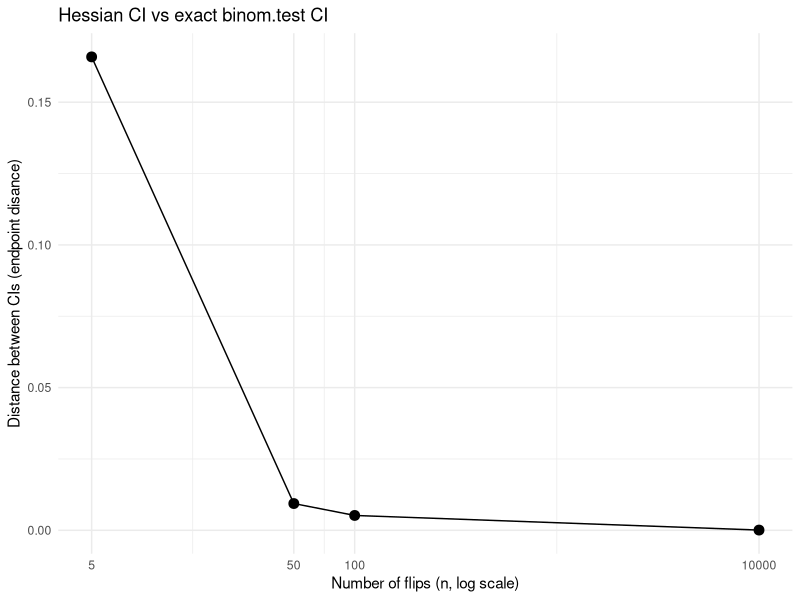

This figure's R source:
library(data.table)
library(foreach)
library(ggplot2)

set.seed(123)

p_true <- 0.6
n_vals <- c(5,50,100,10000)

k_vals <- rbinom(length(n_vals), size=n_vals, prob=p_true)

get_hessian_ci <- function(k,n,alpha = 0.05) {
  p_hat<- k/n
  if (p_hat == 0 || p_hat == 1) {
    return(list(
      p_hat= p_hat,
      hessian = NA_real_,
      se_hessian = NA_real_,
      lwr_hessian = NA_real_,
      upr_hessian = NA_real_
    ))
  }
  
  hess <--(k/(p_hat^2))-((n-k)/((1-p_hat)^2))
  info <--hess
  se <- sqrt(1/info)
  z <- qnorm(1-alpha/2)
  
  ci <- p_hat + c (-1,1)*z*se
  ci <- pmax(0,pmin(1,ci))
  list(
    p_hat=p_hat,
    hessian = hess,
    se_hessian = se,
    lwr_hessian = ci[1],
    upr_hessian = ci[2]
  )
}

results <- foreach(i= seq_along(n_vals), .combine = rbind) %do% {
  n <- n_vals[i]
  k <- k_vals[i]
  
  h_out <- get_hessian_ci(k,n)
  
  bt<- binom.test(k,n)
  exact_ci <- bt$conf.int
  
  #endpoint distance
  endpoint_distance <- sqrt((h_out$lwr_hessian - exact_ci[1])^2 + (h_out$upr_hessian - exact_ci[2])^2)
  
  width_hessian <- h_out$upr_hessian - h_out$lwr_hessian
  width_exact <- exact_ci[2] - exact_ci[1]
  width_diff <- width_hessian - width_exact
  
  data.table(
    n=n,
    k=k,
    p_hat = h_out$p_hat,
    hessian_ci_lower = h_out$lwr_hessian,
    hessian_ci_uppwer = h_out$upr_hessian,
    exact_ci_lower = exact_ci[1],
    exact_ci_upper = exact_ci[2],
    hessian_width = width_hessian,
    exact_width = width_exact,
    width_diff_hessian_minus_exact = width_diff,
    ci_endpoint_distance = endpoint_distance
  )
}

print(results)
ggplot(results, aes(x = n, y = ci_endpoint_distance)) +
  geom_point(size = 3) +
  geom_line() +
  scale_x_continuous(trans = "log10", breaks = n_vals)+
  labs(
    x= "Number of flips (n, log scale)",
    y = "Distance between CIs (endpoint disance)",
    title = "Hessian CI vs exact binom.test CI"
  ) +
  theme_minimal()
